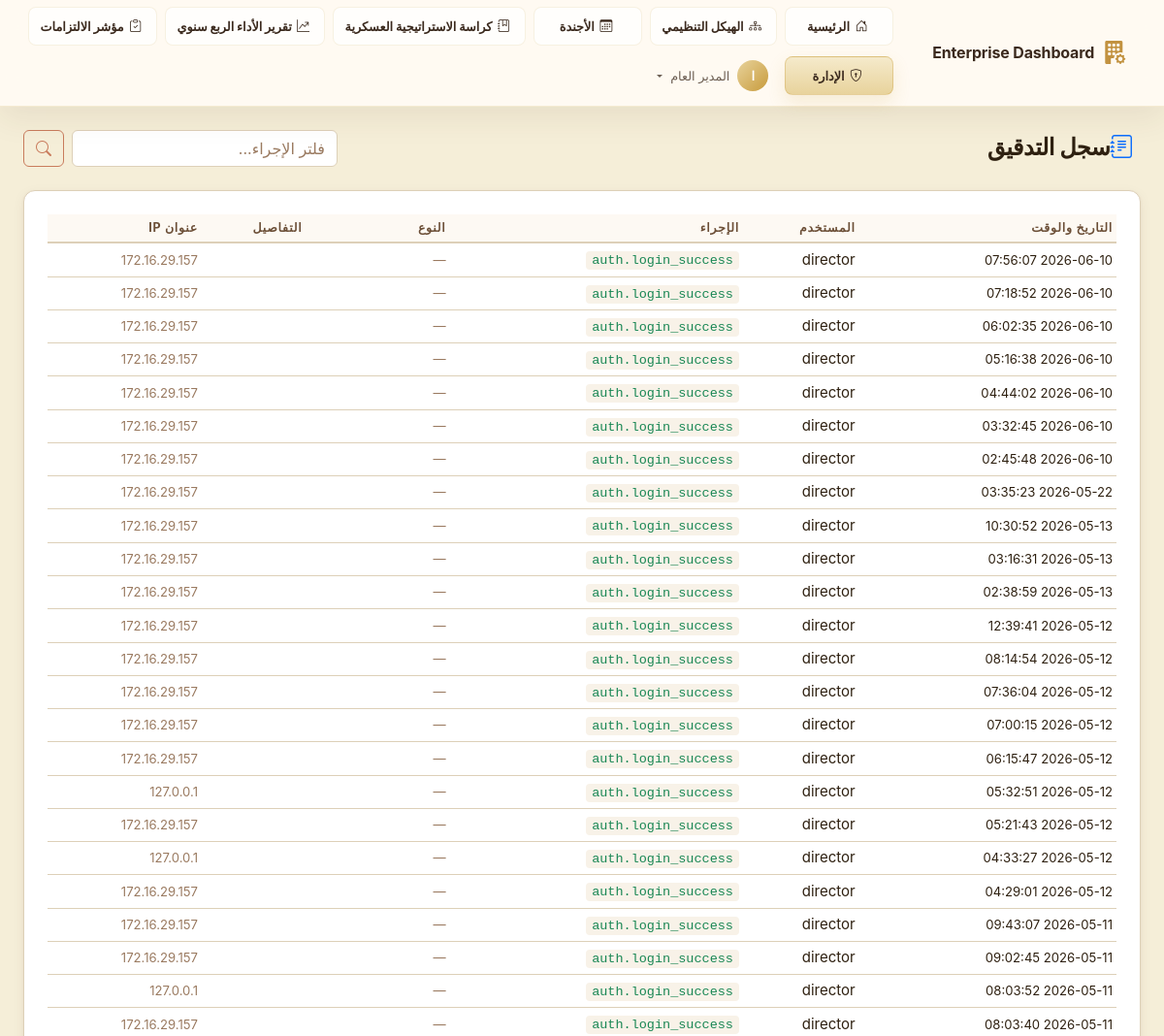
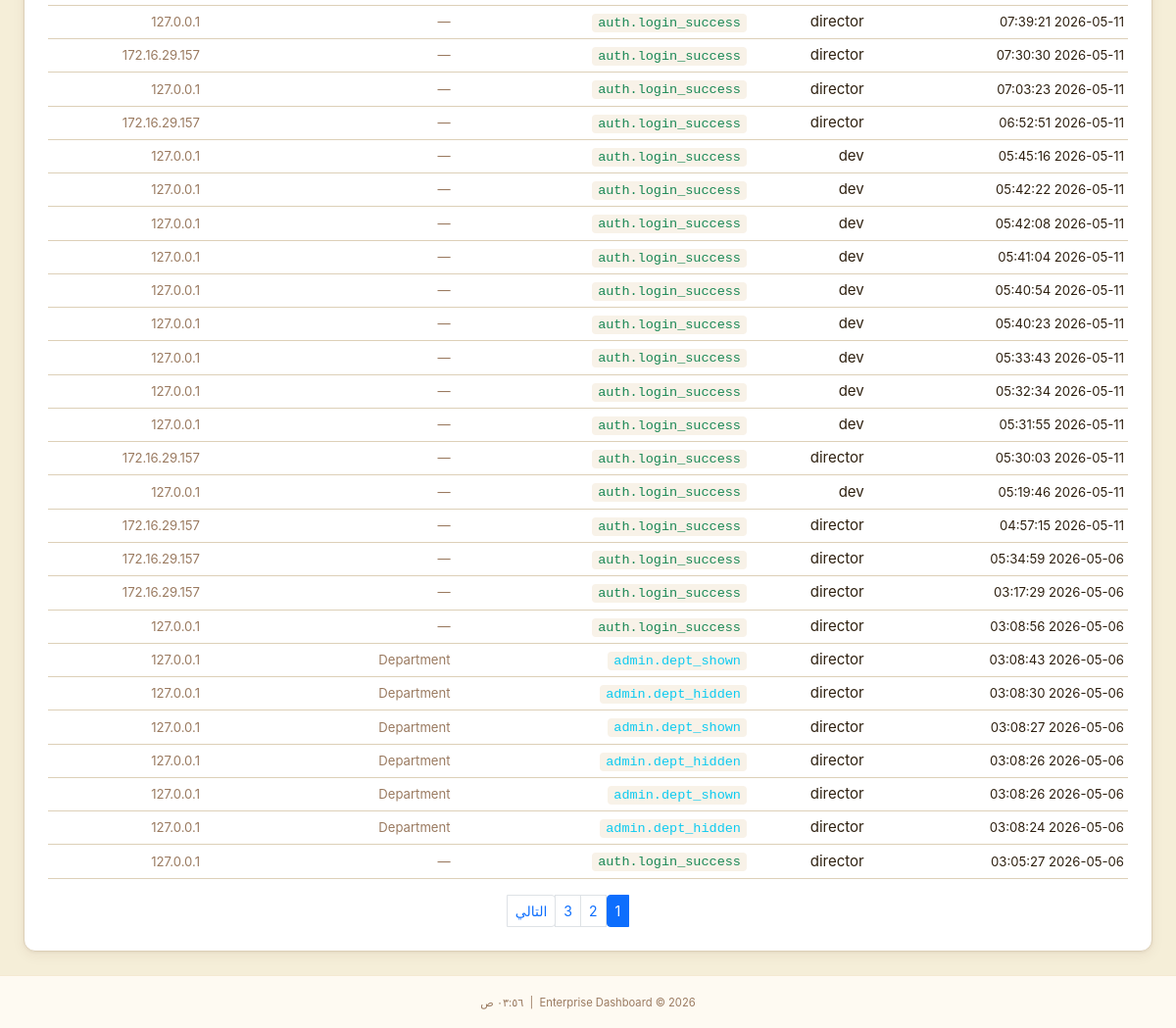
Page /admin/audit-log (signed in) on the earlier database version (2 pictures, top to bottom).
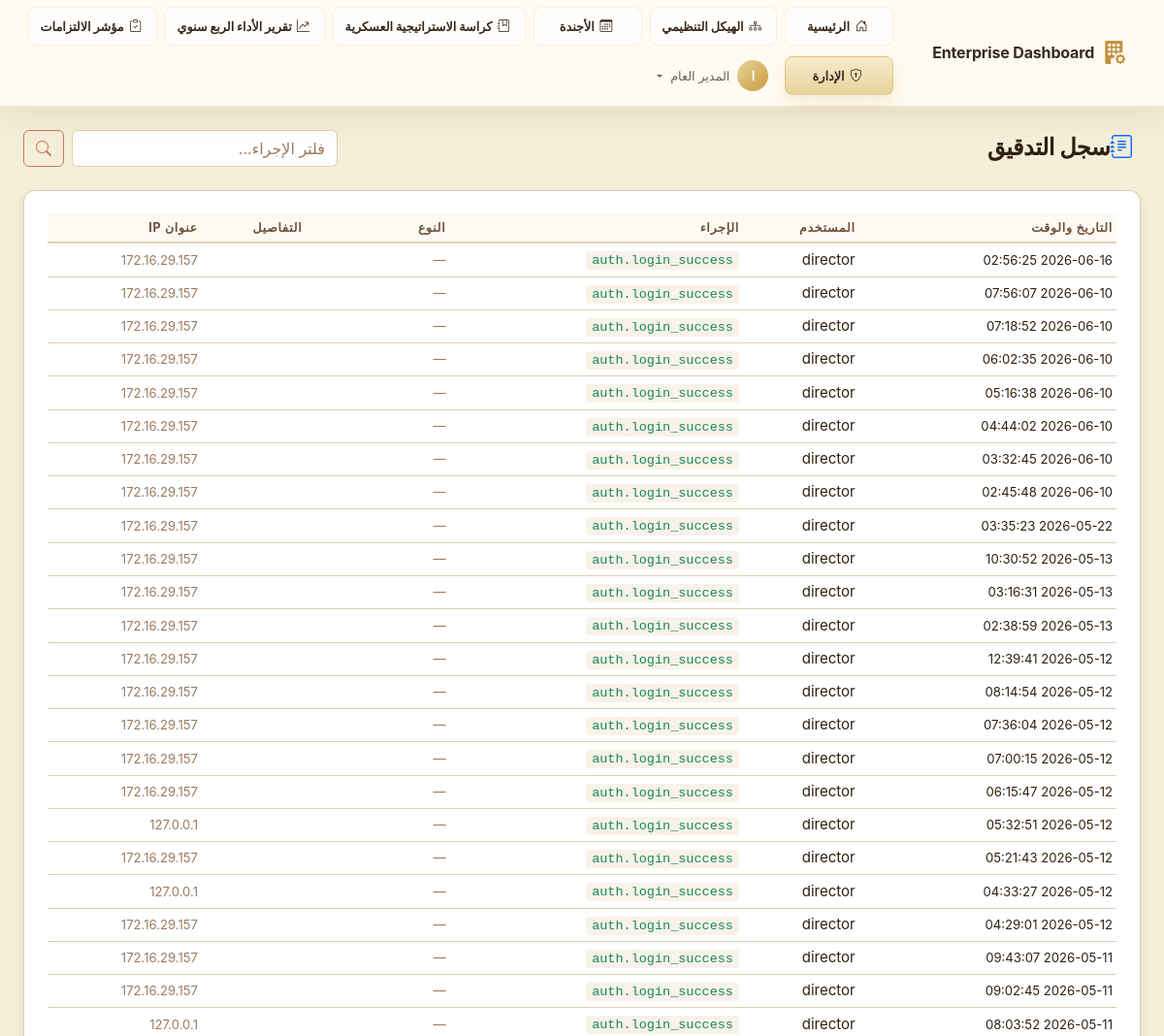
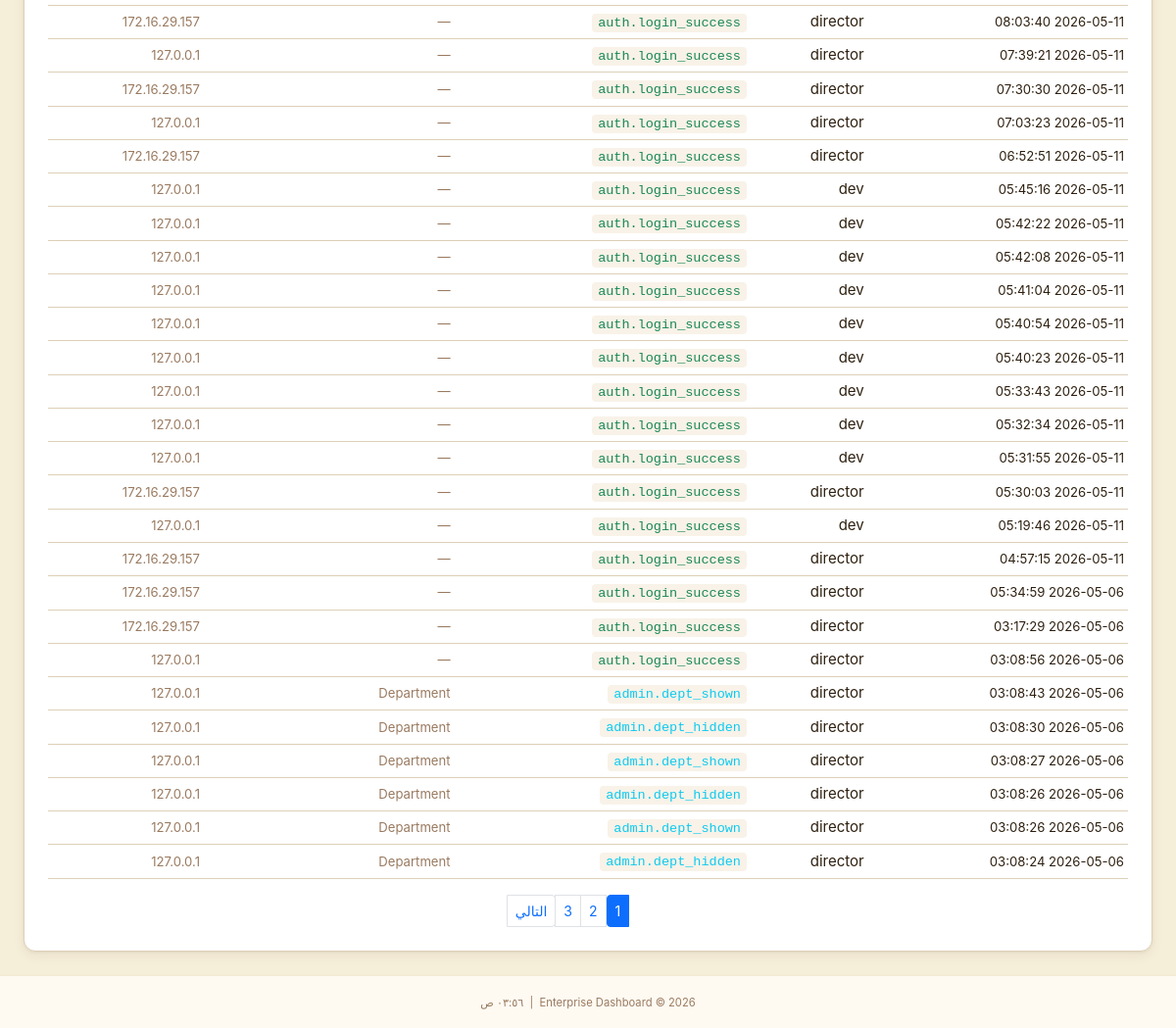
Same page on the later database version (2 pictures, top to bottom).
### app/models/user.py (models this page shows, shortened)
class User(UserMixin, db.Model):
    __tablename__ = 'users'
    id              = db.Column(db.String(36), primary_key=True, default=lambda: str(uuid.uuid4()))
    ldap_dn         = db.Column(db.String(255), unique=True, nullable=True)
    username        = db.Column(db.String(80),  unique=True, nullable=False, index=True)
    email           = db.Column(db.String(120), nullable=False)
    full_name       = db.Column(db.String(120), nullable=False)
    password_hash   = db.Column(db.String(255), nullable=True)  # Only for sim mode
    is_ldap_user    = db.Column(db.Boolean, default=True)
    is_active       = db.Column(db.Boolean, default=True)
    role_id         = db.Column(db.Integer, db.ForeignKey('roles.id'), nullable=True)
    department_id   = db.Column(db.Integer, db.ForeignKey('departments.id'), nullable=True)
    failed_logins     = db.Column(db.Integer, default=0)
    locked_until      = db.Column(db.DateTime, nullable=True)
    created_at  = db.Column(db.DateTime, default=datetime.utcnow)
    updated_at  = db.Column(db.DateTime, default=datetime.utcnow, onupdate=datetime.utcnow)
    last_login  = db.Column(db.DateTime, nullable=True)
    role       = db.relationship('Role', back_populates='users')
    department = db.relationship('Department', back_populates='users')
    audit_logs = db.relationship('AuditLog', back_populates='user', lazy='dynamic',
                                 foreign_keys='AuditLog.user_id')
    @property
    def is_authenticated(self) -> bool:
        return True
    def has_permission(self, required_level: int) -> bool:
        if not self.role:
            return False
        return self.role.permission_level >= required_level
    @property
    def permission_level(self) -> int:
        return self.role.permission_level if self.role else 0
    def can_admin(self) -> bool:
        return self.permission_level >= 80  # Deputy and above
    @classmethod
    def get_by_id(cls, user_id: str) -> Optional['User']:
        return cls.query.get(user_id)

### app/models/audit.py (models this page shows, shortened)
class AuditLog(db.Model):
    __tablename__ = 'audit_log'
    id            = db.Column(db.String(36), primary_key=True, default=lambda: str(uuid.uuid4()))
    user_id       = db.Column(db.String(36), db.ForeignKey('users.id'), nullable=True)
    username      = db.Column(db.String(80),  nullable=False, default='anonymous')  # Snapshot
    action        = db.Column(db.String(100), nullable=False)
    resource_type = db.Column(db.String(60),  nullable=True)
    resource_id   = db.Column(db.String(36),  nullable=True)
    details       = db.Column(db.Text, nullable=True)   # JSON string for old/new values
    ip_address    = db.Column(db.String(45),  nullable=True)
    user_agent    = db.Column(db.String(255), nullable=True)
    timestamp     = db.Column(db.DateTime, default=datetime.utcnow, index=True)
    user = db.relationship('User', back_populates='audit_logs', foreign_keys=[user_id])

### app/admin/routes.py (the view)
@admin_bp.route('/audit-log')
@login_required
@require_permission(PERMISSIONS['SECRETARY'])
def audit_log():
    page   = request.args.get('page', 1, type=int)
    action = request.args.get('action', '')
    query  = AuditLog.query.order_by(AuditLog.timestamp.desc())
    if action:
        query = query.filter(AuditLog.action.contains(action))
    logs = query.paginate(page=page, per_page=50, error_out=False)
    return render_template('admin/audit_log.html',
                           logs=logs,
                           action_filter=action,
                           page_title='سجل التدقيق')

### app/__init__.py (called while the page is built)
def _register_extensions(app: Flask) -> None:
    db.init_app(app)
    login_manager.init_app(app)
    csrf.init_app(app)
    login_manager.login_view          = 'auth.login'
    login_manager.login_message       = 'Please sign in to access this page.'
    login_manager.login_message_category = 'warning'
    login_manager.session_protection  = 'strong'
    @login_manager.user_loader
    def load_user(user_id: str):
        from app.models.user import User
        return User.get_by_id(user_id)

def _register_context_processors(app: Flask) -> None:
    from datetime import datetime
    from app.models.role import PERMISSIONS
    @app.context_processor
    def inject_globals():
        return {
            'PERMISSIONS': PERMISSIONS,
            'now':         datetime.utcnow,
            'app_name':    app.config.get('APP_NAME', 'Enterprise Dashboard'),
        }

### app/templates/admin/audit_log.html (shortened to what this page needs)
{% extends "base.html" %}
{% block content %}
<div class="container-fluid px-4 py-4">
    <div class="d-flex align-items-center justify-content-between mb-4">
        <h1 class="page-title mb-0"><i class="bi bi-journal-text text-primary me-2"></i>سجل التدقيق</h1>
        <form method="GET" class="d-flex gap-2">
            <input type="text" name="action" class="form-control glass-input" placeholder="فلتر الإجراء..."
                value="{{ action_filter }}">
            <button type="submit" class="btn btn-outline-primary"><i class="bi bi-search"></i></button>
        </form>
    </div>
    <div class="section-card glass-card">
        <div class="table-responsive">
            <table class="table table-dark table-hover table-sm align-middle mb-0">
                <thead>
                    <tr>
                        <th>التاريخ والوقت</th>
                        <th>المستخدم</th>
                        <th>الإجراء</th>
                        <th>النوع</th>
                        <th>التفاصيل</th>
                        <th>عنوان IP</th>
                    </tr>
                </thead>
                <tbody>
                    {% for log in logs.items %}
                    <tr>
                        <td><small>{{ log.timestamp.strftime('%Y-%m-%d %H:%M:%S') }}</small></td>
                        <td>{{ log.username }}</td>
                        <td>
                            <code
                                class="{% if 'login_failed' in log.action or 'rejected' in log.action or 'deleted' in log.action %}text-danger{% elif 'login_success' in log.action or 'approved' in log.action %}text-success{% else %}text-info{% endif %}">
                {{ log.action }}
              </code>
                        </td>
                        <td><small class="text-muted">{{ log.resource_type or '—' }}</small></td>
                        <td><small class="text-muted">{{ (log.details or '')[:50] }}</small></td>
                        <td><small class="text-muted">{{ log.ip_address or '—' }}</small></td>
                    </tr>
                    {% else %}
                    <tr>
                        <td colspan="6" class="text-center text-muted py-4">لا توجد سجلات</td>
                    </tr>
                    {% endfor %}
                </tbody>
            </table>
        </div>
        {% if logs.pages > 1 %}
        <nav class="d-flex justify-content-center mt-3">
            <ul class="pagination pagination-sm mb-0">
                {% for p in logs.iter_pages() %}
                {% if p %}
                <li class="page-item {{ 'active' if p == logs.page }}">
                    <a class="page-link" href="?page={{ p }}&action={{ action_filter }}">{{ p }}</a>
                </li>
                {% else %}
                <li class="page-item disabled"><span class="page-link">…</span></li>
                {% endif %}
                {% endfor %}
                {% if logs.has_next %}
                <li class="page-item">
                    <a class="page-link" href="?page={{ logs.next_num }}&action={{ action_filter }}">التالي</a>
                </li>
                {% endif %}
            </ul>
        </nav>
        {% endif %}
    </div>
</div>
{% endblock %}

### app/templates/base.html (shortened to what this page needs)
<!DOCTYPE html>
<html lang="ar" dir="rtl">
<head>
  <link rel="stylesheet" href="{{ url_for('static', filename='css/bootstrap.min.css') }}">
  <link rel="stylesheet" href="{{ url_for('static', filename='css/bootstrap-icons.css') }}">
  <link rel="stylesheet" href="{{ url_for('static', filename='css/custom.css') }}">
</head>
<body class="{% block body_class %}app-body{% endblock %}">
  {% block body %}
  <nav class="navbar navbar-dark navbar-expand-lg app-navbar" id="mainNav">
    <div class="container-fluid px-4">
      <a class="navbar-brand d-flex align-items-center gap-2" href="{{ url_for('dashboard.index') }}">
        <i class="bi bi-building-fill-gear fs-4 text-primary-glow"></i>
        <span class="fw-bold">{{ app_name }}</span>
      </a>
      <div class="collapse navbar-collapse" id="navbarMain">
        <ul class="navbar-nav ms-auto align-items-center gap-2 main-nav-menu">
          <li class="nav-item">
            <a class="nav-link primary-nav-link {% if request.endpoint == 'dashboard.index' %}active{% endif %}"
              href="{{ url_for('dashboard.index') }}">
              <i class="bi bi-house-door me-1"></i>الرئيسية
            </a>
          </li>
          <li class="nav-item">
            <a class="nav-link primary-nav-link {% if request.endpoint == 'dashboard.org_structure' %}active{% endif %}"
              href="{{ url_for('dashboard.org_structure') }}">
              <i class="bi bi-diagram-3 me-1"></i>الهيكل التنظيمي
            </a>
          </li>
          <li class="nav-item">
            <a class="nav-link primary-nav-link {% if request.endpoint == 'dashboard.agenda' %}active{% endif %}"
              href="{{ url_for('dashboard.agenda') }}">
              <i class="bi bi-calendar3 me-1"></i>الأجندة
            </a>
          </li>
          <li class="nav-item">
            <a class="nav-link primary-nav-link {% if request.endpoint == 'dashboard.strategy_booklet' %}active{% endif %}"
              href="{{ url_for('dashboard.strategy_booklet') }}">
              <i class="bi bi-journal-bookmark me-1"></i>كراسة الاستراتيجية العسكرية
            </a>
          </li>
          <li class="nav-item">
            <a class="nav-link primary-nav-link {% if request.endpoint == 'dashboard.quarterly_performance' %}active{% endif %}"
              href="{{ url_for('dashboard.quarterly_performance') }}">
              <i class="bi bi-graph-up-arrow me-1"></i>تقرير الأداء الربع سنوي
            </a>
          </li>
          <li class="nav-item">
            <a class="nav-link primary-nav-link {% if request.endpoint == 'dashboard.commitments' %}active{% endif %}"
              href="{{ url_for('dashboard.commitments') }}">
              <i class="bi bi-clipboard-check me-1"></i>مؤشر الالتزامات
            </a>
          </li>
          {% if current_user.is_authenticated %}
          {% if current_user.can_admin() %}
          <li class="nav-item">
            <a class="nav-link primary-nav-link {% if request.endpoint and request.endpoint.startswith('admin') %}active{% endif %}"
              href="{{ url_for('admin.users') }}">
              <i class="bi bi-shield-lock me-1"></i>الإدارة
            </a>
          </li>
          {% endif %}
          <li class="nav-item dropdown">
            <a class="nav-link dropdown-toggle d-flex align-items-center gap-2" href="#" role="button"
              data-bs-toggle="dropdown">
              <span class="avatar-circle">{{ current_user.full_name[0]|upper }}</span>
              <span class="d-none d-md-inline">{{ current_user.full_name }}</span>
            </a>
          </li>
          {% endif %}
        </ul>
      </div>
    </div>
  </nav>
  <main class="main-content">
    {% block content %}{% endblock %}
  </main>
  <footer class="app-footer mt-auto py-3 text-center">
    <small class="text-muted">
      {{ app_name }} &copy; {{ now().year }}
      &nbsp;|&nbsp;
      <span id="currentTime"></span>
    </small>
  </footer>
  {% endblock %}
</body>
</html>

Differences in the rows shown:
no longer on this page (row unchanged): AuditLog: timestamp "2026-05-06 03:05:27", username "director", action "auth.login_success", resource_type "—", ip_address "127.0.0.1"
added AuditLog: timestamp "2026-06-16 02:56:25", username "director", action "auth.login_success", resource_type "—", ip_address "172.16.29.157"
